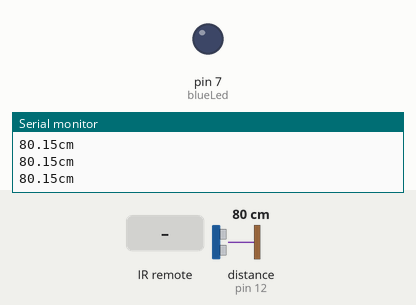
Simulated run of this sketch. Board: Arduino Uno, built with avr-gcc and run on an emulated ATmega328P. Parts: output pins drawn as LEDs (lit = HIGH), the last lines printed to the serial monitor. Wiring (inferred from the names in the program): ultrasonic range finder: trigger pin 11; echo pin 12. The inputs (shaded band) are chosen by the test bench; at power-on: distance to the obstacle (sensor on pin 12) 80 cm. The echo pulse lasts 58.3 µs per cm; pins used as bus, display or sensor lines are not drawn.

Above: at 6.4 s.
6.5 s: distance to the obstacle (sensor on pin 12) set to 73 cm
At 6.9 s:
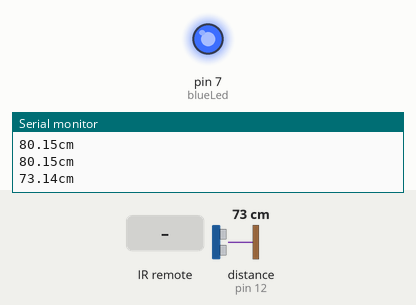
8.0 s: infrared code 0xFFA25D received
11.0 s: infrared code 0xFF629D received
14.0 s: infrared code 0xFFE21D received
Timing chart, 0 to 17.2 s (numbered marks = the images above; inputs shaded):
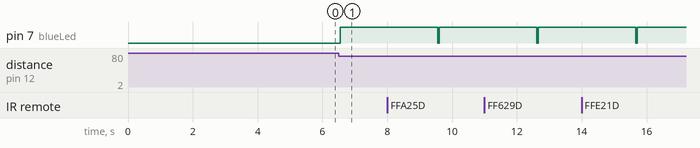

The sketch:

ultrasonic_1.ino
```cpp
// Arduino code for project
// 12/23

#include <IRremote.h>
#include <IRremoteInt.h>

int trigPin = 11;
int echoPin = 12;
int blueLed = 7;
int IRRx = 8;
double duration, cm, avg_distance;
int index = 0;
IRrecv irrecv(IRRx);
decode_results results;
unsigned long key_value = 0;


void setup() {
  // put your setup code here, to run once:
  Serial.begin(9600); //baud rate=9600
  // input and output pins
  pinMode(trigPin, OUTPUT);
  pinMode(echoPin, INPUT);
  pinMode(blueLed, OUTPUT);
  Serial.println("=====================");
  Serial.println("  Room Control v1.0");
  Serial.println("=====================");
  avg_distance = train();
  irrecv.enableIRIn();
  irrecv.blink13(true);
}

void loop() {
  // put your main code here, to run repeatedly:
  // Triggered by HIGH pulse of 10+ us
  digitalWrite(trigPin, LOW);
  delayMicroseconds(5);
  digitalWrite(trigPin, HIGH);
  delayMicroseconds(10);
  digitalWrite(trigPin, LOW);

  //duration is sending of ping to recpetion after bouncing
  duration = pulseIn(echoPin, HIGH);
  cm = (duration/2) / 29.1;

  Serial.print(cm);
  Serial.println("cm");

  // turn on lights if distance detected shorter than training distance
  if(avg_distance*.95 > cm){
    digitalWrite(blueLed, HIGH);
    delay(3000);
    digitalWrite(blueLed, LOW);
  }

  // if lights are already/in process of turning on,
  // reset timeout timer (TODO)

  //limit ultrasonic readings to 10/sec
  delay(50);

  if (irrecv.decode(&results)){

        if (results.value == 0XFFFFFFFF)
          results.value = key_value;

        switch(results.value){
          case 0xFFA25D:
          Serial.println("Power");
          break;
          case 0xFF629D:
          Serial.println("VOL+");
          break;
          case 0xFFE21D:
          Serial.println("FUNC/STOP+");
          break;
          case 0xFF22DD:
          Serial.println("<<");
          break;
          case 0xFF02FD:
          Serial.println(">|");
          break ;
          case 0xFFC23D:
          Serial.println(">>");
          break ;
          case 0xFFE01F:
          Serial.println("DOWN");
          break ;
          case 0xFFA857:
          Serial.println("VOL-");
          break ;
          case 0xFF906F:
          Serial.println("UP");
          break ;
          case 0xFF6897:
          Serial.println("0");
          break ;
          case 0xFF9867:
          Serial.println("EQ");
          break ;
          case 0xFFB04F:
          Serial.println("ST/REPT");
          break ;
          case 0xFF30CF:
          Serial.println("1");
          break ;
          case 0xFF18E7:
          Serial.println("2");
          break ;
          case 0xFF7A85:
          Serial.println("3");
          break ;
          case 0xFF10EF:
          Serial.println("4");
          break ;
          case 0xFF38C7:
          Serial.println("5");
          break ;
          case 0xFF5AA5:
          Serial.println("6");
          break ;
          case 0xFF42BD:
          Serial.println("7");
          break ;
          case 0xFF4AB5:
          Serial.println("8");
          break ;
          case 0xFF52AD:
          Serial.println("9");
          break ;
        }
        key_value = results.value;
        irrecv.resume();
  }
}

// When place sensor in a new location, train() will find distance when no objects
// present and activate lights if distance is shorter than this avg_distance
double train(){
  double sum = 0;
  int num_samples = 50;
  for(int i = 0; i < num_samples; i++){
    digitalWrite(trigPin, LOW);
    delayMicroseconds(5);
    digitalWrite(trigPin, HIGH);
    delayMicroseconds(10);
    digitalWrite(trigPin, LOW);
    //duration is sending of ping to recpetion after bouncing
    duration = pulseIn(echoPin, HIGH);
    sum += (duration/2) / 29.1;
    delay(100);
    // progress bar, kinda
    if(i % (num_samples / 10) == 0){
      Serial.print(".");
    }
  }
  Serial.println();
  return sum/num_samples;
}
```

Measured:
- the behaviour switches between 76 and 75 cm on distance to the obstacle (sensor on pin 12) (found by bisection; images 0 and 1)
- after the input at 6.5 s, pin 7 (blueLed): LOW → HIGH after 0.05 s
